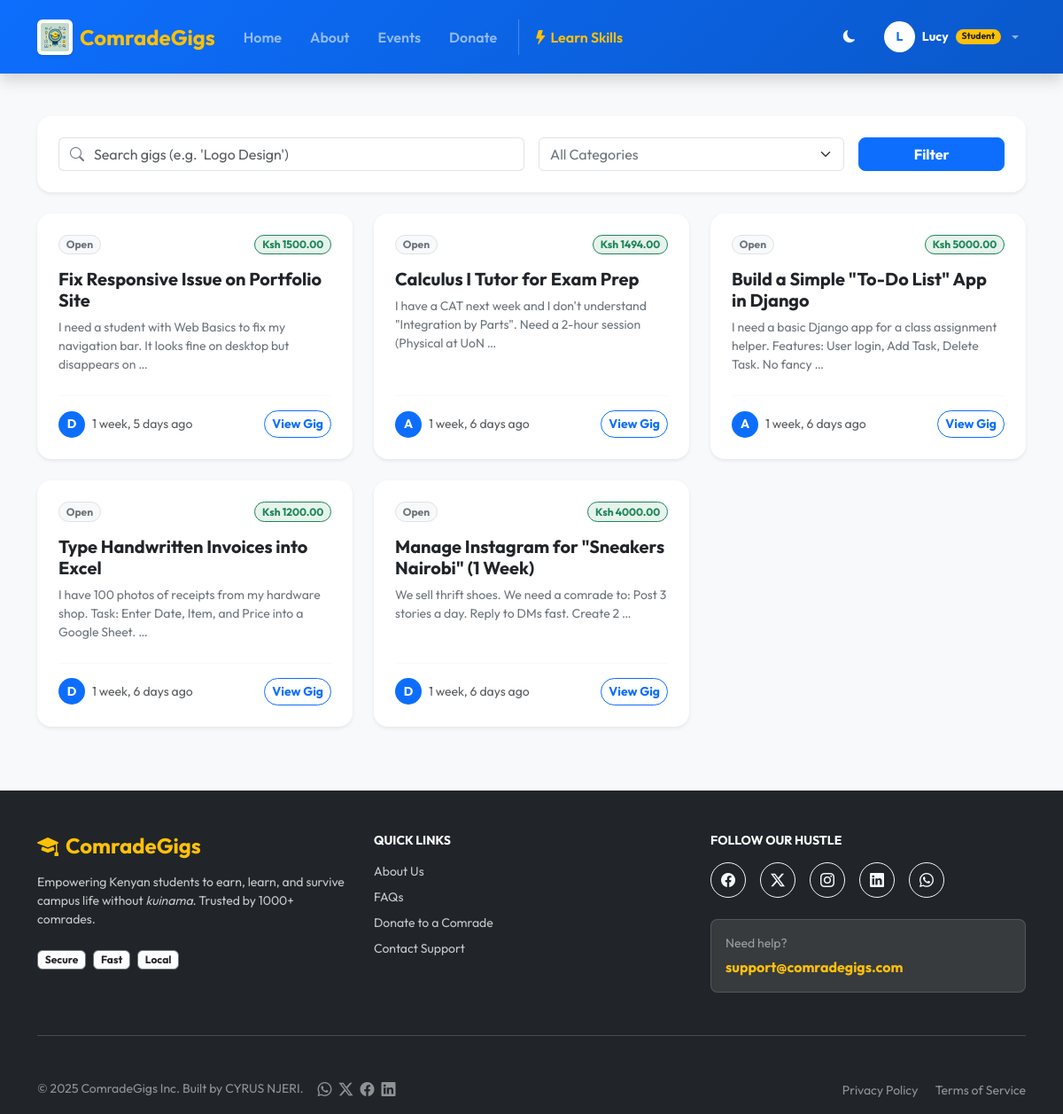
The page /gigs/ (signed in) on the database its author committed.
### myapp/models.py (models this page shows, shortened)
class User(AbstractUser):
    role = models.CharField(max_length=10, choices=ROLE_CHOICES, default='student')
    is_account_verified = models.BooleanField(default=False)
    phone_number = models.CharField(max_length=15, blank=True, null=True, help_text="Required for M-Pesa")
    profile_image = models.ImageField(upload_to='profiles/', blank=True, null=True)

class Job(models.Model):
    STATUS_CHOICES = (
        ('open', 'Open'),
        ('review', 'Under Review'),
        ('assigned', 'In Progress'),
        ('completed', 'Completed'),
        ('cancelled', 'Cancelled'),
    )
    client = models.ForeignKey(User, on_delete=models.CASCADE, related_name='posted_jobs')
    assigned_to = models.ForeignKey(User, on_delete=models.SET_NULL, null=True, blank=True, related_name='assigned_jobs')
    title = models.CharField(max_length=200)
    description = models.TextField()
    required_skills = models.ManyToManyField(Skill, blank=True)
    budget = models.DecimalField(max_digits=10, decimal_places=2)
    deadline = models.DateTimeField(null=True, blank=True)
    status = models.CharField(max_length=20, choices=STATUS_CHOICES, default='review')
    created_at = models.DateTimeField(auto_now_add=True)
    completed_at = models.DateTimeField(null=True, blank=True)

### myapp/views.py (the view)
# urls.py: path('gigs/', views.job_list, name='job_list'),
@login_required
def job_list(request):
    if request.user.role == 'student':
        profile = request.user.student_profile
        if not profile.is_id_verified:
            messages.error(request, "Please upload your School ID and wait for verification first.")
            return redirect('myapp:student_dashboard')
        if not profile.is_skill_verified:
            messages.error(request, "You must pass a skill assessment to browse gigs.")
            return redirect('myapp:student_dashboard')
    elif request.user.role == 'client' and not request.user.is_verified:
        messages.error(request, "Your account is pending verification.")
        return redirect('myapp:client_dashboard')
    jobs = Job.objects.filter(status='open').order_by('-created_at')
    query = request.GET.get('q')
    if query:
        jobs = jobs.filter(title__icontains=query)
    return render(request, 'student/job_list.html', {'jobs': jobs})

### myapp/context_processors.py (called while the page is built)
def global_site_updates(request):
    if not request.user.is_authenticated:
        return {'site_updates': []}
    audience_filters = ['all']
    if request.user.role == 'student':
        audience_filters.append('student')
    elif request.user.role == 'client':
        audience_filters.append('client')
    elif request.user.role == 'donor':
        audience_filters.append('donor')
    updates = SiteUpdate.objects.filter(
        is_active=True,
        audience__in=audience_filters
    ).order_by('-created_at')[:3]
    return {'site_updates': updates}

### myapp/templates/student/job_list.html (shortened to what this page needs)
{% extends "base.html" %}
{% load static %}
{% block content %}
<section class="py-4 bg-light">
  <div class="container">
    <div class="card border-0 shadow-sm rounded-4 p-4 mb-4">
      <form method="get" class="row g-3 align-items-center">
        <div class="col-md-6">
          <div class="input-group">
            <span class="input-group-text bg-white border-end-0"><i class="bi bi-search text-secondary"></i></span>
            <input type="text" name="q" class="form-control border-start-0 ps-0" placeholder="Search gigs (e.g. 'Logo Design')">
          </div>
        </div>
        <div class="col-md-4">
          <select name="category" class="form-select text-secondary">
            <option value="">All Categories</option>
          </select>
        </div>
        <div class="col-md-2">
          <button class="btn btn-primary w-100 fw-bold rounded-3">Filter</button>
        </div>
      </form>
    </div>
    <div class="row g-4">
      {% for job in jobs %}
      <div class="col-md-6 col-lg-4">
        <div class="card h-100 border-0 shadow-sm rounded-4 hover-lift overflow-hidden">
          <div class="card-body p-4 d-flex flex-column">
            <div class="d-flex justify-content-between align-items-start mb-3">
              <span class="badge bg-light text-secondary border rounded-pill small">{{ job.get_status_display }}</span>
              <span class="badge bg-success bg-opacity-10 text-success border border-success rounded-pill fw-bold">Ksh {{ job.budget }}</span>
            </div>
            <h5 class="fw-bold text-dark mb-2">
              <a href="{% url 'myapp:job_detail' job.id %}" class="text-decoration-none text-dark">{{ job.title }}</a>
            </h5>
            <p class="text-secondary small mb-4 flex-grow-1">
              {{ job.description|truncatewords:20 }}
            </p>
            <div class="d-flex align-items-center justify-content-between mt-auto pt-3 border-top border-light">
              <div class="d-flex align-items-center">
                <div class="bg-primary text-white rounded-circle d-flex align-items-center justify-content-center me-2 small fw-bold" style="width: 30px; height: 30px;">
                  {{ job.client.username|slice:":1"|upper }}
                </div>
                <small class="text-muted">{{ job.created_at|timesince }} ago</small>
              </div>
              <a href="{% url 'myapp:job_detail' job.id %}" class="btn btn-sm btn-outline-primary rounded-pill fw-bold">View Gig</a>
            </div>
          </div>
        </div>
      </div>
      {% endfor %}
    </div>
  </div>
</section>
{% endblock %}

### myapp/templates/base.html (shortened to what this page needs)
{% load static %}
<!doctype html>
<html lang="en" data-bs-theme="light">
  <head>
    <link href="https://cdn.jsdelivr.net/npm/bootstrap@5.3.2/dist/css/bootstrap.min.css" rel="stylesheet">
    <link rel="stylesheet" href="https://cdn.jsdelivr.net/npm/bootstrap-icons@1.11.1/font/bootstrap-icons.css">
  </head>
  <body class="d-flex flex-column min-vh-100 bg-light">
     <nav class="navbar navbar-expand-lg navbar-dark navbar-comrade shadow sticky-top py-3">
      <div class="container">
        <a class="navbar-brand d-flex align-items-center gap-2 fw-bold fs-4 text-warning" href="{% url 'myapp:home' %}">
          <img src="{% static 'images/icon.webp' %}" alt="Logo" class="rounded shadow-sm bg-white p-1">
          <span>ComradeGigs</span>
        </a>
        <div class="collapse navbar-collapse" id="mainNav">
          <ul class="navbar-nav me-auto mb-2 mb-lg-0">
            <li class="nav-item"><a class="nav-link px-3 fw-semibold" href="{% url 'myapp:home' %}">Home</a></li>
            <li class="nav-item"><a class="nav-link px-3 fw-semibold" href="{% url 'myapp:about' %}">About</a></li>
            <li class="nav-item"><a class="nav-link px-3 fw-semibold" href="{% url 'myapp:events' %}">Events</a></li>
            <li class="nav-item"><a class="nav-link px-3 fw-semibold" href="{% url 'myapp:donate' %}">Donate</a></li>
            {% if user.is_authenticated %}
            {% if user.role == 'student' %}
                <li class="nav-item border-start border-white border-opacity-25 ms-2 ps-2">
                    <a class="nav-link fw-semibold text-warning" href="{% url 'myapp:learn_skills' %}"><i class="bi bi-lightning-fill"></i> Learn Skills</a>
                </li>
                {% elif user.role == 'client' %}
                <li class="nav-item border-start border-white border-opacity-25 ms-2 ps-2">
                    <a class="nav-link fw-semibold text-warning" href="{% url 'myapp:client_dashboard' %}">My Jobs</a>
                </li>
              {% endif %}
            {% endif %}
          </ul>
          <ul class="navbar-nav ms-auto align-items-lg-center gap-2">
            <li class="nav-item me-2">
              <button class="btn btn-sm btn-outline-light rounded-circle border-0" id="darkModeToggle" title="Toggle Night Mode"><i class="bi bi-moon-fill"></i></button>
            </li>
            {% if user.is_authenticated %}
              <li class="nav-item dropdown">
                <a class="nav-link dropdown-toggle d-flex align-items-center gap-2" href="#" role="button" data-bs-toggle="dropdown">
                  <div class="bg-white text-primary rounded-circle d-flex align-items-center justify-content-center fw-bold small" style="width: 35px; height: 35px;">
                    {{ user.username|slice:":1"|upper }}
                  </div>
                  <span class="text-white small fw-bold">{{ user.username }}</span>
                   {% if user.role == 'student' %}
                    <span class="badge bg-warning text-dark rounded-pill" style="font-size: 0.65rem;">Student</span>
                  {% elif user.role == 'client' %}
                    <span class="badge bg-success text-white rounded-pill" style="font-size: 0.65rem;">Client</span>
                  {% elif user.role == 'donor' %}
                    <span class="badge bg-danger text-white rounded-pill" style="font-size: 0.65rem;"><i class="bi bi-heart-fill me-1"></i>Donor</span>
                  {% elif user.is_superuser %}
                    <span class="badge bg-dark text-white border border-secondary rounded-pill" style="font-size: 0.65rem;">Admin</span>
                  {% endif %}
                </a>
              </li>
            {% endif %}
          </ul>
        </div>
      </div>
    </nav>
    <main class="flex-grow-1">
      {% block content %}{% endblock %}
    </main>
    <footer class="bg-dark text-white mt-5 pt-5 pb-3">
      <div class="container">
        <div class="row gy-4">
          <div class="col-md-4">
            <h4 class="fw-bold text-warning mb-3">
              <i class="bi bi-mortarboard-fill me-2"></i>ComradeGigs
            </h4>
            <p class="small opacity-75 mb-4">
              Empowering Kenyan students to earn, learn, and survive campus life without <em>kuinama</em>. Trusted by 1000+ comrades.
            </p>
            <div class="d-flex gap-2">
              <span class="badge bg-white text-dark fw-bold border border-secondary">Secure</span>
              <span class="badge bg-white text-dark fw-bold border border-secondary">Fast</span>
              <span class="badge bg-white text-dark fw-bold border border-secondary">Local</span>
            </div>
          </div>
          <div class="col-md-4">
            <h6 class="fw-bold mb-3 text-white text-uppercase small letter-spacing-1">Quick Links</h6>
            <ul class="list-unstyled small d-flex flex-column gap-2">
              <li><a href="{% url 'myapp:about' %}" class="text-white text-decoration-none opacity-75 hover-opacity-100 transition">About Us</a></li>
              <li><a href="{% url 'myapp:faqs' %}" class="text-white text-decoration-none opacity-75 hover-opacity-100 transition">FAQs</a></li>
              <li><a href="{% url 'myapp:donate' %}" class="text-white text-decoration-none opacity-75 hover-opacity-100 transition">Donate to a Comrade</a></li>
              <li><a href="{% url 'myapp:contact' %}" class="text-white text-decoration-none opacity-75 hover-opacity-100 transition">Contact Support</a></li>
            </ul>
          </div>
          <div class="col-md-4">
            <h6 class="fw-bold mb-3 text-white text-uppercase small letter-spacing-1">Follow Our Hustle</h6>
            <div class="d-flex gap-3 mb-4">
              <a href="https://facebook.com" target="_blank" class="btn btn-outline-light rounded-circle p-0 d-flex align-items-center justify-content-center" style="width: 40px; height: 40px;">
                <i class="bi bi-facebook"></i>
              </a>
              <a href="https://twitter.com" target="_blank" class="btn btn-outline-light rounded-circle p-0 d-flex align-items-center justify-content-center" style="width: 40px; height: 40px;">
                <i class="bi bi-twitter-x"></i>
              </a>
              <a href="https://instagram.com" target="_blank" class="btn btn-outline-light rounded-circle p-0 d-flex align-items-center justify-content-center" style="width: 40px; height: 40px;">
                <i class="bi bi-instagram"></i>
              </a>
              <a href="https://linkedin.com" target="_blank" class="btn btn-outline-light rounded-circle p-0 d-flex align-items-center justify-content-center" style="width: 40px; height: 40px;">
                <i class="bi bi-linkedin"></i>
              </a>
              <a href="https://whatsapp.com/channel/0029Vb7l5He3rZZdfyskEv0s" target="_blank" class="btn btn-outline-light rounded-circle p-0 d-flex align-items-center justify-content-center" style="width: 40px; height: 40px;">
                <i class="bi bi-whatsapp"></i>
              </a>
            </div>
            <div class="p-3 bg-white bg-opacity-10 rounded-3 border border-secondary border-opacity-50">
              <small class="d-block text-white-50 mb-1">Need help?</small>
              <a href="mailto:support@comradegigs.com" class="fw-bold text-warning text-decoration-none">support@comradegigs.com</a>
            </div>
          </div>
        </div>
        <hr class="my-5 border-secondary opacity-50">
        <div class="row align-items-center gy-3">
          <div class="col-md-6 text-center text-md-start">
            <div class="d-flex flex-column flex-md-row align-items-center gap-2">
                <p class="small opacity-50 mb-0">&copy; {% now "Y" %} ComradeGigs Inc. Built by CYRUS NJERI.</p>
                <div class="d-flex gap-2 ms-md-2">
                    <a href="https://wa.me/254737855126" target="_blank" class="text-white opacity-50 hover-opacity-100 transition" title="WhatsApp Me"><i class="bi bi-whatsapp"></i></a>
                    <a href="https://x.com/DeHamper2" target="_blank" class="text-white opacity-50 hover-opacity-100 transition" title="Twitter"><i class="bi bi-twitter-x"></i></a>
                    <a href="https://www.facebook.com/profile.php?id=61556808732824" target="_blank" class="text-white opacity-50 hover-opacity-100 transition" title="Facebook"><i class="bi bi-facebook"></i></a>
                    <a href="https://www.linkedin.com/in/cyrus-njeri-15896936b/" target="_blank" class="text-white opacity-50 hover-opacity-100 transition" title="LinkedIn"><i class="bi bi-linkedin"></i></a>
                </div>
            </div>
          </div>
          <div class="col-md-6 text-center text-md-end">
            <a href="{% url 'myapp:privacy' %}" class="text-white opacity-50 small text-decoration-none me-3 hover-opacity-100">Privacy Policy</a>
            <a href="{% url 'myapp:terms' %}" class="text-white opacity-50 small text-decoration-none hover-opacity-100">Terms of Service</a>
          </div>
        </div>
      </div>
    </footer>
  </body>
</html>

### myapp/templates/base.html (style rules this page uses)
:root { --comrade-blue: #0d6efd; --comrade-gold: #ffc107; --comrade-dark-bg: #0d1117; --comrade-card-bg: #161b22; }
body { font-family: 'Outfit', sans-serif; }
.navbar-comrade { background: linear-gradient(135deg, #0d6efd, #0a58ca); }
.navbar-brand img { height: 40px; width: auto; object-fit: contain; }
.hover-lift { transition: transform 0.2s ease; }
body, .card, .navbar, .btn { transition: background-color 0.3s ease, color 0.3s ease, border-color 0.3s ease; }

### rows shown on the page
User: username "L", username "Lucy"
Job: status "Open", budget "1500.00", title "Fix Responsive Issue on Portfolio Site", description "I need a student with Web Basics to fix my navigation bar. It looks fine on desktop but disappears on …", client.username "D", created_at "1 week, 5 days"
Job: status "Open", budget "1494.00", title "Calculus I Tutor for Exam Prep", description "I have a CAT next week and I don't understand \"Integration by Parts\". Need a 2-hour session (Physical at UoN …", client.username "A", created_at "1 week, 6 days"
Job: status "Open", budget "5000.00", title "Build a Simple \"To-Do List\" App in Django", description "I need a basic Django app for a class assignment helper. Features: User login, Add Task, Delete Task. No fancy …", client.username "A", created_at "1 week, 6 days"
Job: status "Open", budget "1200.00", title "Type Handwritten Invoices into Excel", description "I have 100 photos of receipts from my hardware shop. Task: Enter Date, Item, and Price into a Google Sheet. …", client.username "D", created_at "1 week, 6 days"
Job: status "Open", budget "4000.00", title "Manage Instagram for \"Sneakers Nairobi\" (1 Week)", description "We sell thrift shoes. We need a comrade to: Post 3 stories a day. Reply to DMs fast. Create 2 …", client.username "D", created_at "1 week, 6 days"
